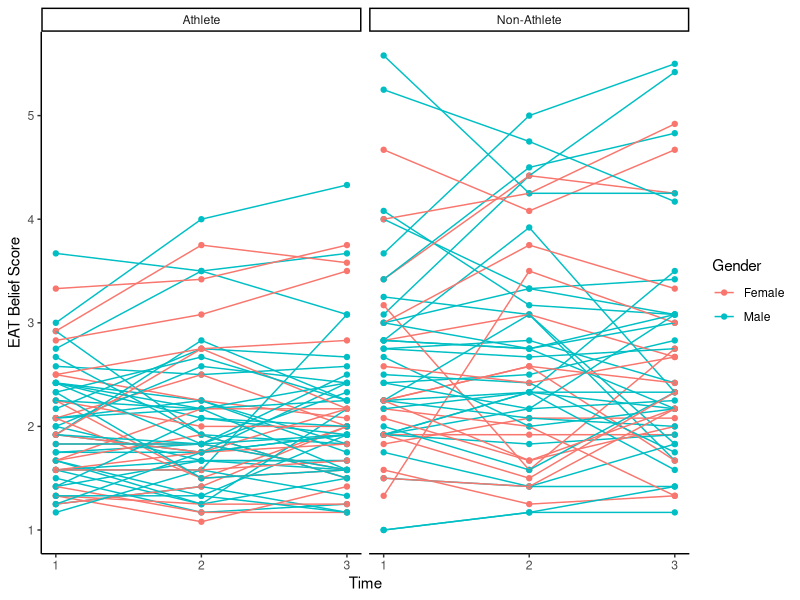
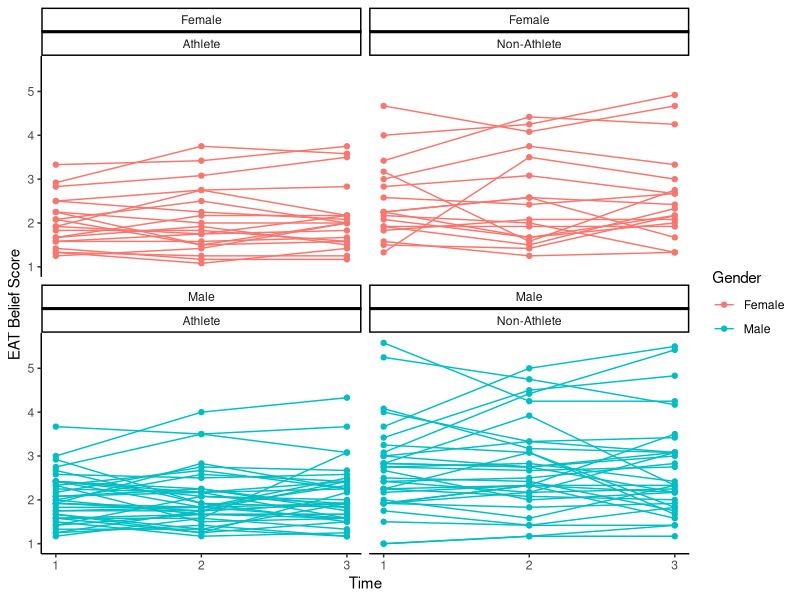
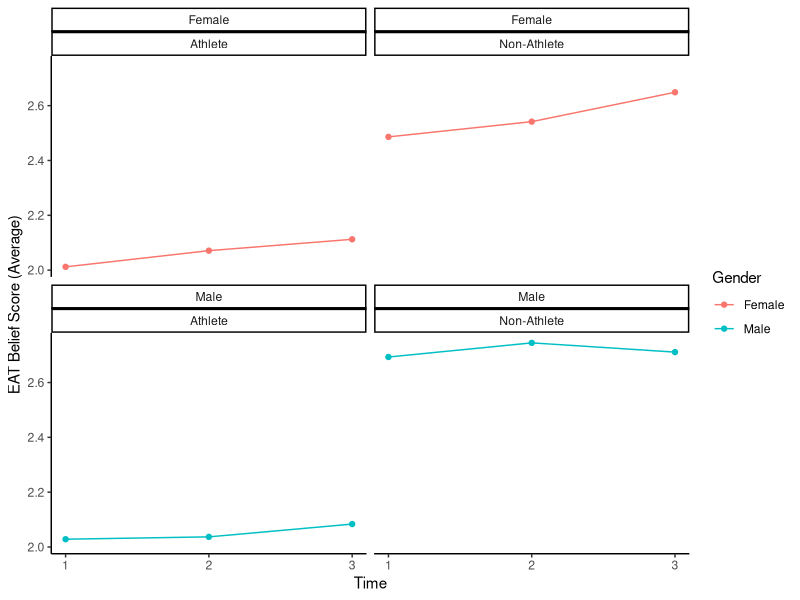
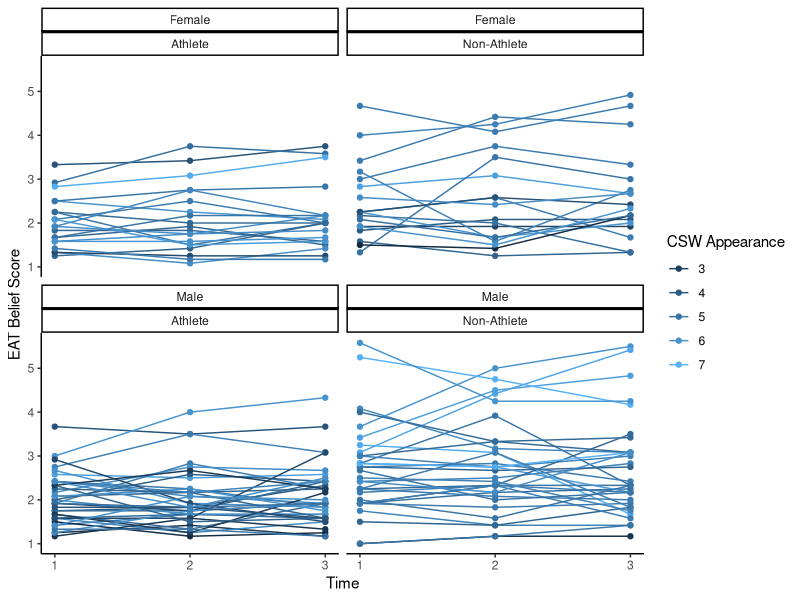
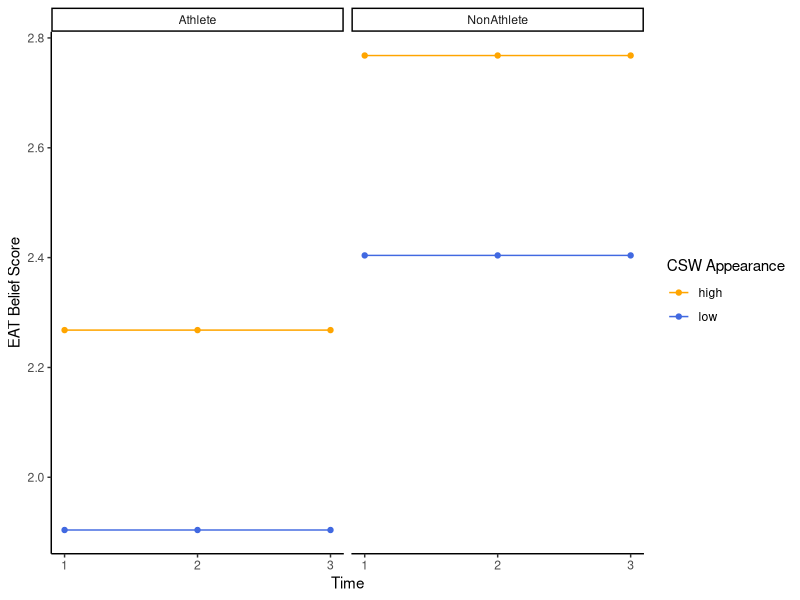

The R script that drew these images, in order:
## ---- chunk 1
library(dplyr)
library(nlme)
library(ggplot2)
library(car)
## ---- chunk 2
#Recoding categorical variables appropriately
ed <- read.csv("ED.csv")
ed.clean <- ed %>%
  mutate(Gender = as.factor(ifelse(Gender == 1, "Male", "Female"))) %>%
  mutate(Athlete = as.factor(ifelse(Athlete == 1, "Athlete", "Non-Athlete")))


##identifying incomplete cases by summing time
ed.incomp <- ed.clean %>% 
  mutate(Time2 = ifelse(is.na(EATbelief) == TRUE, NA, Time))%>% 
  group_by(ID) %>% 
  summarize(timesum = sum(Time2, na.rm = TRUE))

##Missing counts (6 is a complete case)
missing.table <-summary(as.factor(ed.incomp$timesum))

##removing incomplete cases
ed.cleanjoin <- left_join(ed.clean, ed.incomp, by = "ID") %>%
  filter(timesum == 6)

##Removing extraneous dependent variables from dataset
ed.clean2 <- ed.cleanjoin %>%
  select(ID, Time, Gender, Athlete, CSWapp, EATbelief, ExerciseHrsWeek)

##change over time may not be constant, making a categorical time variable
ed.clean2$Timefact <- as.factor(ed.clean2$Time)
## ---- chunk 3
Spaghetti.Plot <- ggplot(ed.clean2, aes(x = Time, 
                                        y = EATbelief, 
                                        color = Gender, 
                                        group = ID)) + 
  geom_point() + 
  geom_line() + 
  facet_wrap(vars(Athlete)) + 
  theme(legend.position = "top") + 
  theme_classic() + 
  labs(y = "EAT Belief Score") + 
  scale_x_continuous(breaks = seq(1:3))
Spaghetti.Plot
## ---- chunk 4
Spaghetti.Plot1 <- ggplot(ed.clean2, aes(x = Time, 
                                         y = EATbelief, 
                                         color = Gender, 
                                         group = ID)) + 
  geom_point() + 
  geom_line() + 
  facet_wrap(vars(Gender, Athlete)) + 
  theme(legend.position = "top") + 
  theme_classic() + 
  labs(y = "EAT Belief Score") + 
  scale_x_continuous(breaks = 1:3)
Spaghetti.Plot1
## ---- chunk 5
##summarizing the data for plotting
ed.cleansum <- ed.clean2 %>%
  group_by(Gender, Athlete, Time) %>%
  summarise(EATbelief.mean = mean(EATbelief, na.rm = TRUE))
ed.cleansum$ID <- rep(1:4, each = 3)

Spaghetti.Plot2 <- ggplot(ed.cleansum, aes(x = Time, 
                                           y = EATbelief.mean, 
                                           color = Gender, 
                                           group = ID)) + 
  geom_point() + 
  geom_line() + 
  facet_wrap(vars(Gender, Athlete)) + 
  theme(legend.position = "top") + 
  theme_classic() + 
  labs(y = "EAT Belief Score (Average)") + 
  scale_x_continuous(breaks = 1:3)
Spaghetti.Plot2
## ---- chunk 6
Spaghetti.Plot3 <- ggplot(ed.clean2, aes(x = Time, 
                                         y = EATbelief, 
                                         color = CSWapp, 
                                         group = ID)) + 
  geom_point() + 
  geom_line() + 
  facet_wrap(vars(Gender, Athlete)) + 
  theme_classic() + 
  labs(y = "EAT Belief Score") + 
  scale_x_continuous(breaks = 1:3) + 
  guides(color = guide_legend(title = "CSW Appearance"))
Spaghetti.Plot3
## ---- chunk 7
ri.ed <- lme(EATbelief ~ Timefact + Gender + Athlete + 
               CSWapp + ExerciseHrsWeek + 
               Timefact*Athlete + Timefact*Gender + Gender*Athlete +
               Timefact*ExerciseHrsWeek, 
             random = ~1|ID, 
             data = ed.clean2)

ri.eds <- lme(EATbelief ~ Timefact + Athlete + 
                CSWapp + ExerciseHrsWeek + Gender,
             random = ~1|ID,  
             na.action = na.omit,
             data = ed.clean2)


c(summary(ri.ed)$BIC, summary(ri.ed)$AIC)
c(summary(ri.eds)$BIC, summary(ri.eds)$AIC)


LRT <- 2*(ri.eds$logLik - ri.ed$logLik)
1 - pchisq(LRT, df = 7)

Anova(ri.ed)
## ---- chunk 8
ri.ed2 <- lme(EATbelief ~ Timefact + Athlete + 
                CSWapp + ExerciseHrsWeek + Gender + 
                CSWapp*Timefact + CSWapp*Gender + CSWapp*Athlete, 
             random = ~1|ID,  
             na.action = na.omit,
             data = ed.clean2)

c(summary(ri.ed2)$BIC, summary(ri.ed2)$AIC)
c(summary(ri.eds)$BIC, summary(ri.eds)$AIC)


LRT2 <- 2*(ri.eds$logLik - ri.ed2$logLik)
1 - pchisq(LRT2, df = 4)

Anova(ri.ed2)
## ---- chunk 9
ri.ed3 <- lme(EATbelief ~ Timefact + Athlete + CSWapp, 
             random = ~1|ID,  
             na.action = na.omit,
             data = ed.clean2)

c(summary(ri.ed3)$BIC, summary(ri.ed3)$AIC)
c(summary(ri.eds)$BIC, summary(ri.eds)$AIC)

LRT3 <- 2*(ri.ed3$logLik - ri.eds$logLik)
1 - pchisq(LRT3, df = 2)

Anova(ri.eds)
## ---- chunk 10
ri.ed3 <- lme(EATbelief ~ Timefact + Athlete + CSWapp, 
             random = ~1|ID,
             data = ed.clean2)


summary(ri.ed3)

Anova(ri.ed3)
## ---- chunk 11
ri.ed4cor <- lme(EATbelief ~ Athlete + CSWapp, 
             random = ~1|ID,
             data = ed.clean2, 
             correlation = corAR1(form = ~Time))


summary(ri.ed4cor)
## ---- chunk 12
csw.sum <- summary(ed.clean2$CSWapp)

lowerq <- csw.sum[[2]]

upperq <- csw.sum[[5]]


new.data <- data.frame(Time = rep(c(1,2,3),4), 
                       CSWapp = rep(c(lowerq, lowerq, lowerq, 
                                      upperq, upperq, upperq), 2), 
                       Athlete = as.factor(c(rep("NonAthlete", 6), 
                                             rep("Athlete", 6))), 
                       ID = rep(c(1, 2, 3, 4), each = 3), 
                       Athlete01 = c(rep(1, 6), rep(0, 6)), 
                       CSWapphl = rep(rep(c("low","high"), each = 3), 2))

new.data <- new.data %>%
  mutate(EATbelief = .76 + .5*Athlete01 + .26*CSWapp)

Final.Plot <- ggplot(new.data, aes(x = Time, 
                                       y = EATbelief, 
                                       color = CSWapphl, 
                                       group = ID)) + 
  geom_point() + 
  geom_line() + 
  facet_wrap(vars(Athlete)) + 
  theme(legend.position = "top") + 
  theme_classic()+ 
  labs(y = "EAT Belief Score") + 
  scale_x_continuous(breaks = 1:3) + 
  guides(color = guide_legend(title = "CSW Appearance")) +
  scale_color_manual(values = c("orange", "royalblue"))
Final.Plot


